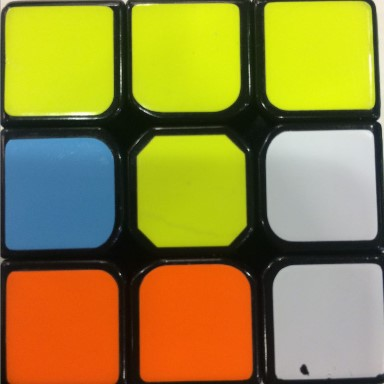
#> input picture RubikCubeSolver/face0.jpg, 384 x 384 px, given in place of the camera
$ python video_to_colors.py   (Python 2 division)   (older library calls are emulated)
#> lines starting #> are read from the running program, lines starting #| are printed output that depends on the picture; after the words box and inside, x2 and y2 are one past the last pixel; in counts of white or black regions, pixels touching at a corner belong together
import cv2
import numpy as np


cap = cv2.VideoCapture(0)

string = ""
_, frame = cap.read()
#> frame is the input picture: shape (384, 384, 3); mean B, G, R 60.1, 135.5, 150.2
#config
xoff = 200
yoff = 135
size = 60
face = 0
white = 150
red = 180
yellow = 30
green = 70
blue = 105
orange = 10
tolerance = 10
sensitivity = 5

historyTolerance = 20
history = 0
historyCube = [0,0,0,0,0,0,0,0,0]
index = "YBRGOW"
coloredCube = [0,0,0,0,0,0]
COLORS = ["Yellow","Blue","Red","Green","Orange","White"]
sizeHistory = []
corners = [0,0,0,0]
averageFaceLength = 2

# setup
calibrated = True
gridCalibrated = True
dynnamicTracking = True
drawCubes = True

def validate_sqaure(min,max,squareTolerance=0.5):
    # validate squares takes r=two corners of the square and detrimes if the length of the edges are the same length within the tolerance
    try:
        temp =  float(abs(max[0] - min[0]))/abs(max[1] - min[1])
        if temp> 1 - squareTolerance and temp < 1 + squareTolerance:
            return True
        return False
    except:
        return False

def angle_cos(p0, p1, p2):
    # returns the cos angle of coordinate points
    d1, d2 = (p0-p1).astype('float'), (p2-p1).astype('float')
    return abs( np.dot(d1, d2) / np.sqrt( np.dot(d1, d1)*np.dot(d2, d2) ) )

def find_squares(img):
    squares = []
    for gray in cv2.split(img):
        for thrs in xrange(0, 255, 52):
            if thrs == 0:
                bin = cv2.Canny(gray, 0, 50, apertureSize=5)
                bin = cv2.dilate(bin, None)
            else:
                _retval, bin = cv2.threshold(gray, thrs, 255, cv2.THRESH_BINARY)
            bin, contours, _hierarchy = cv2.findContours(bin, cv2.RETR_LIST, cv2.CHAIN_APPROX_SIMPLE)
            for cnt in contours:
                cnt_len = cv2.arcLength(cnt, True)
                cnt = cv2.approxPolyDP(cnt, 0.10*cnt_len, True)

                (x, y, w, h) = cv2.boundingRect(cnt)
                ar = w / float(h)

                if len(cnt) == 4 and cv2.contourArea(cnt) > 500 and (ar >= 0.98 and ar <= 1.02):
                    cnt = cnt.reshape(-1, 2)
                    max_cos = np.max([angle_cos( cnt[i], cnt[(i+1) % 4], cnt[(i+2) % 4] ) for i in xrange(4)])

                    # if max_cos < 0.1:
                    squares.append(cnt)
    return squares

def find_cube(img):
    # Takes all the square returned for find_sqaure and find the cube by find the smallest viable edge and largest viable
    global sizeHistory,corners
    min = [1000,1000]
    max = [0,0]

    squares = find_squares(img)

    squares = [squares[i] for i in range(len(squares)) if (squares[i][0][1] != 0 and squares[i][0][0] > 185) ]
    if drawCubes:
        cv2.drawContours( img, squares, -1, (0, 255, 0), 3 )


    for i in squares:
        if validate_sqaure(i[1],i[3]):
            for j in i:
                if sum(j) < sum(min) and j[0] > 0 and j[1] > 0:
                    min = j[:]
                elif sum(j) > sum(max) and j[0]<479 and j[1]<479:
                    max = j[:]

    # cv2.waitKey(0)
    # takes average each frame to reduce amount of incorrect movement
    if min[0]!=1000 and max[0]!=0:
        sizeHistory.append(int(min[0]*max[1]))
        if len(sizeHistory) == 10:
            del sizeHistory[0]
        if sizeHistory[0] >= np.max(sizeHistory) -10000 and validate_sqaure(min,max):
            corners = [min[0],min[1],max[0],max[1]]
    if min[0] !=1000 and max[0] != 0:
        return corners

# [28 lines left out: function calibrate_grid, not called in this run]

def draw_grid(frame,corners = [],cube=[0,0,0,0,0,0,0,0,0],thickness = 10):
    # draws grid to macth size of find cube and sets colors within grid if correct color has been found
    global size,xoff,yoff
    if corners != None and corners[1] != 479:
        if corners[1] != 479 and max((corners[2]-corners[0])/3,(corners[3]-corners[1])/3) > 10:
            try:
                tempX = corners[0]
                tempY = corners[1]
                tempSize = max((corners[2]-corners[0])/3,(corners[3]-corners[1])/3)
                if abs(tempX-xoff)>1:
                    xoff = corners[0]
                if abs(tempY-yoff)>1:
                    yoff = corners[1]
                if abs(tempSize-size)>1:
                    size = tempSize
            except:
                pass
    if size < 85 and size>40:
        for x in range(3):
            for y in range(3):
                if cube[x*3+y] == "R":
                    color = [0,0,255]
                elif cube[x*3+y] == "G":
                    color = [0,255,0]
                elif cube[x*3+y] == "Y":
                    color = [0,255,255]
                elif cube[x*3+y] == "O":
                    color = [0,128,255]
                elif cube[x*3+y] == "W":
                    color = [255,255,255]
                elif cube[x*3+y] == "B":
                    color = (255,0,0)
                else:
                    color = [0,0,0]
                if color:
                    cv2.rectangle(frame,(size*(x)+xoff+(thickness),size*(y)+yoff+(thickness)),(size*(x+1)+xoff-(thickness),size*(y+1)+yoff-(thickness)),color,thickness)

# [48 lines left out: functions calibrate, lts, not called in this run]

def get_color(frame):
    for x in range(3):
        for y in range(3):
            try:
                temp = np.uint8([[frame[(size/2)+size*y+yoff,(size/2)+size*x+xoff]]])
                hsv = cv2.cvtColor(temp,cv2.COLOR_BGR2HSV)[0][0]
                if hsv[1]<white and (hsv[0]<50 or hsv[0]>140):
                    cube[x*3+y].append("W")
                elif hsv[0]>150:
                    cube[x*3+y].append("R")
                elif hsv[0]> yellow - tolerance and hsv[0] < yellow + tolerance:
                    cube[x*3+y].append("Y")
                elif hsv[0] > green - tolerance and hsv[0] < green + tolerance:
                    cube[x*3+y].append("G")
                elif hsv[0]>blue - tolerance and hsv[0] < blue + tolerance:
                       cube[x*3+y].append("B")
                elif hsv[0]>orange - tolerance and hsv[0] < orange + tolerance:
                    if hsv[2] > 130:
                        cube[x*3+y].append("O")
                    else:
                        cube[x*3+y].append("R")
                else:
                    cube[x*3+y].append(" ")
            except:
                cube[x*3+y].append(" ")
            if len(cube[x*3+y])==averageFaceLength:
                del cube[x*3+y][0]

def setup():
    global yellow,blue,red,green,orange
    global gridCalibrated,calibrated,dynnamicTracking
    global xoff,yoff,size

    if not gridCalibrated:
        calibrate_grid()
        gridCalibrated = True
        dynnamicTracking = False
        cv2.destroyAllWindows()
    else:
        file = open("calibratedGrid.txt","r")
        temp = file.read().split(",")
        xoff = int(temp[0])
        yoff = int(temp[1])
        size = int(temp[2])
        file.close()

    if not calibrated:
        calibrate()
        calibrated = True
        cv2.destroyAllWindows()
    else:
        file = open("calibratedColors.txt","r")
        temp = file.read().split()
        yellow = int(temp[0])
        blue = int(temp[1])
        red = int(temp[2])
        green = int(temp[3])
        orange = int(temp[4])
        file.close()

def saveFace(k):
    global history,string,averageCube,face,historyCube
    if (k == 32 or history == historyTolerance):
        if " " not in averageCube:
            print ("Resaving "+COLORS[index.index(averageCube[4])]+" face") if coloredCube[index.index(averageCube[4])] != 0 else ("Saved "+COLORS[index.index(averageCube[4])]+" face")
            for x in range(3):
                for y in range(3):
                    string+=averageCube[y*3+x].lower()
            coloredCube[index.index(averageCube[4])] = averageCube[:]

            history = 0
            face+=1
        else:
            print "Error could not dected postions", averageCube.index(" "), "color"

    if historyCube == averageCube and " " not in averageCube:
        history+=1
    else:
        historyCube = averageCube[:]
        history = 0

def save():
    string = ""
    print coloredCube
    try:
        for i in range(6):
            for x in range(3):
                    for y in range(3):
                        string+=coloredCube[i][y*3+x].lower()
    except:
        pass

    print string
    file = open("Colors.txt","w")
    file.write(string)

setup()
#> (reads RubikCubeSolver/calibratedGrid.txt from the repository)
#> (reads RubikCubeSolver/calibratedColors.txt from the repository)
from collections import Counter
averageCube = [[],[],[],[],[],[],[],[],[]]
cube = [[],[],[],[],[],[],[],[],[]]

_, frame = cap.read()

while 0 in coloredCube:

    _, frame = cap.read()
    cubePostion = find_cube(frame)
#> the loop in find_squares, `for gray in cv2.split(img):` made 3 passes
#> after the loop in find_squares, `for gray in cv2.split(img):`: cnt = [[1, 9], [16, 0], [1, 0]]; max_cos = 0.0895; squares = 17 items
#> in find_cube, `squares = [squares[i] for i in range(len(squares)) if (squares[i][0][1..`: squares = 7 items
#> in find_cube, `cv2.drawContours( img, squares, -1, (0, 255, 0), 3 )`:
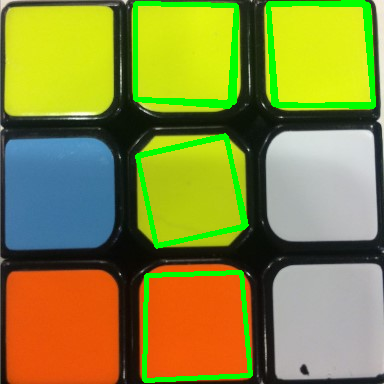
#> img: shape (384, 384, 3); 6.03% of pixels changed, all inside (x1, y1, x2, y2) = (133, 0, 376, 383)
#> the loop in find_cube, `for i in squares:` made 7 passes
#> (i, temp in validate_sqaure) on passes 1 to 7: ([[225, 135], [137, 155], [156, 246], [246, 225]], 1.56), ([[236, 5], [135, 3], [135, 99], [234, 102]], 1), ([[226, 136], [137, 156], [156, 245], [244, 227]], 1.51), ([[268, 4], [364, 2], [373, 104], [276, 105]], 0.854), ([[236, 5], [135, 3], [135, 99], [229, 106]], 0.913), ([[241, 272], [146, 275], [144, 380], [250, 375]], 1.04), ([[268, 3], [273, 104], [373, 106], [368, 4]], 0.95)
#> after the loop in find_cube, `for i in squares:`: max = [250, 375]; min = [135, 3]
#> cubePostion = [0, 0, 0, 0]
    get_color(frame)

    for i in range(len(cube)):
        averageCube[i] = Counter(cube[i]).most_common(1)[0][0]

    draw_grid(frame,cubePostion if dynnamicTracking else [],averageCube)
#> after the loop in draw_grid, `for x in range(3):`:
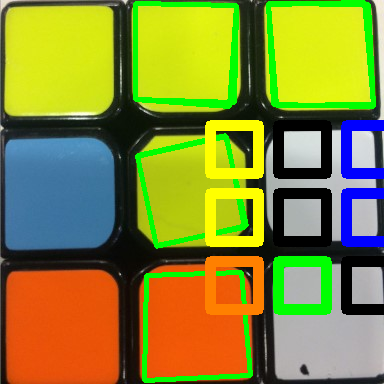
#> frame: shape (384, 384, 3); 11.14% of pixels changed, all inside (x1, y1, x2, y2) = (205, 120, 384, 315)

    k = cv2.waitKey(5) & 0xFF
#> (key Esc is pressed here)
    saveFace(k)
    if k == 27:
        break

    cv2.imshow('Rubik Cube Scanner',frame)
save()
cv2.destroyAllWindows()
